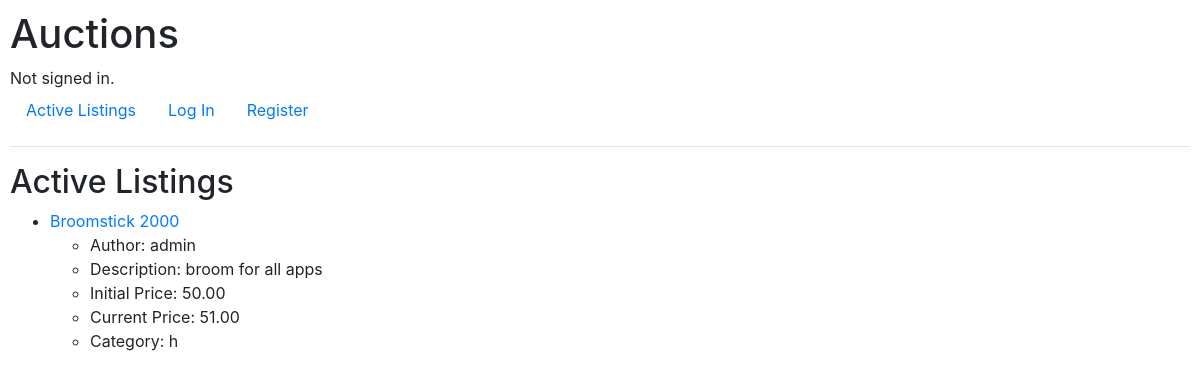
Before: / with the older database file.
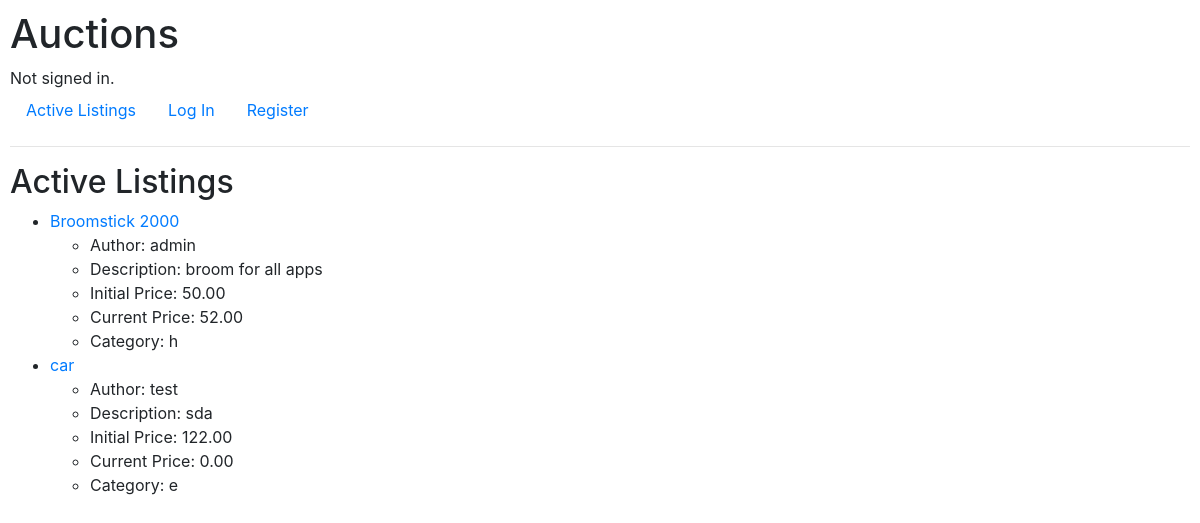
After: the same page with the newer database file.
### auctions/models.py (models this page shows, shortened)
class Listing(models.Model):
    author = models.ForeignKey(User, on_delete=models.CASCADE)
    name = models.CharField(max_length=64)
    desc = models.CharField(max_length=250, default='DESCRIPTION')
    startPrice = models.DecimalField(decimal_places=2, max_digits=6)
    curBid = models.DecimalField(decimal_places=2, max_digits=6)
    active = models.BooleanField(default='TRUE')
    imgURL = models.URLField(blank=True, default='')
    cat = models.CharField(max_length=1, choices=categories, blank=True, default='')

class User(AbstractUser):
    def __str__(self):
        return f"USER: {self.id}: {self.username}"

### auctions/views.py (the view)
# urls.py: path("", views.index, name="index"),
def index(request):
    return render(request, "auctions/index.html", {
        "listings": Listing.objects.all().filter(active=True)
    })

### auctions/templates/auctions/index.html (shortened to what this page needs)
{% extends "auctions/layout.html" %}
{% block body %}
    <h2>Active Listings</h2>
    <ul>
        {% for listing in listings %}
            <li>
                <a href="{% url 'open_listing' listid=listing.id %}">{{ listing.name }}</a>
                <ul>
                    <li>Author: {{listing.author.username}}</li>
                    <li>Description: {{listing.desc}}</li>
                    <li>Initial Price: {{listing.startPrice}}</li>
                    <li>Current Price: {{listing.curBid}}</li>
                    <li>Category: {{listing.cat}}</li>
                    </li>
                </ul>
        {% endfor %}
{% endblock %}

### auctions/templates/auctions/layout.html (shortened to what this page needs)
{% load static %}
<!DOCTYPE html>
<html lang="en">
    <head>
        <link rel="stylesheet" href="https://stackpath.bootstrapcdn.com/bootstrap/4.4.1/css/bootstrap.min.css">
        <link href="{% static 'auctions/styles.css' %}" rel="stylesheet">
    </head>
    <body>
        <h1>Auctions</h1>
        <div>
            {% if user.is_authenticated %}
                Signed in as <strong>{{ user.username }}</strong>.
            {% else %}
                Not signed in.
            {% endif %}
        </div>
        <ul class="nav">
            <li class="nav-item">
                <a class="nav-link" href="{% url 'index' %}">Active Listings</a>
            </li>
            {% if user.is_authenticated %}
                <li class="nav-item">
                    <a class="nav-link" href="{% url 'logout' %}">Log Out</a>
                </li>
                <li class="nav-item">
                    <a class="nav-link" href="{% url 'create_listing' %}">Create Listing</a>
                </li>
                <li class="nav-item">
                    <a class="nav-link" href="{% url 'showWatchlist' %}">View Watchlist</a>
                </li>
            {% else %}
                <li class="nav-item">
                    <a class="nav-link" href="{% url 'login' %}">Log In</a>
                </li>
                <li class="nav-item">
                    <a class="nav-link" href="{% url 'register' %}">Register</a>
                </li>
            {% endif %}
        </ul>
        <hr>
        {% block body %}
        {% endblock %}
    </body>
</html>

### auctions/static/auctions/styles.css (style rules this page uses)
body { padding: 10px; }

Changed rows visible on the page:
changed Listing "Broomstick 2000": curBid "51.00" → "52.00"
added Listing: name "car", author.username "test", desc "sda", startPrice "122.00", curBid "0.00", cat "e"
